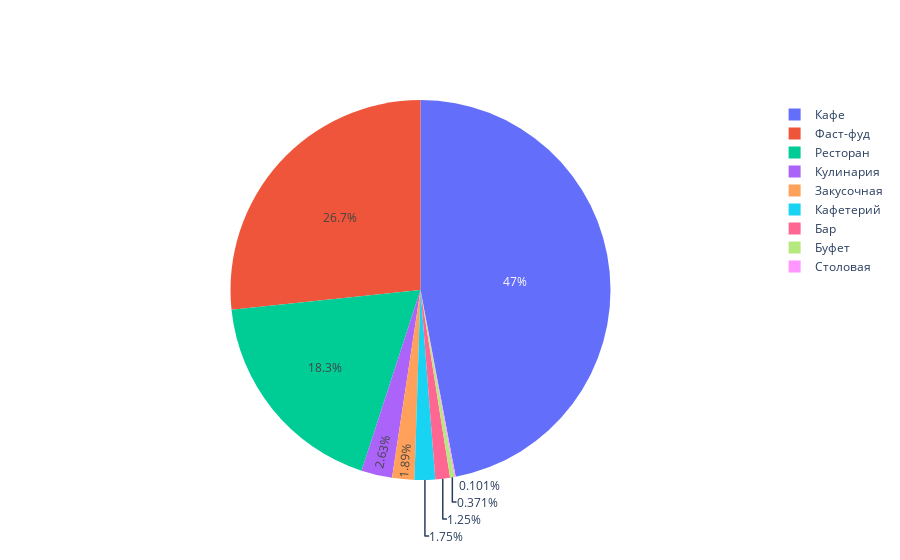

Notebook code for this chart:
### Code cell
# словарь соответствия:
names_dict = dict(zip(sum_chain.index, ['Кафе', 'Фаст-фуд', 'Ресторан', 'Кулинария', 'Закусочная', 'Кафетерий', 'Бар', 'Буфет', 'Столовая']))

name_rest2 = ['Кафе', 'Фаст-фуд', 'Ресторан', 'Кулинария', 'Закусочная', 'Кафетерий', 'Бар', 'Буфет', 'Столовая']

fig2 = go.Figure(data=[go.Pie(labels=name_rest2, values=sum_chain)])
fig2.show()

### Figure 1 — Plotly figure (JSON) as saved in the notebook; plotly's stock layout.template omitted (floating-point values rounded to 4 significant figures)
{"data": [{"labels": ["Кафе", "Фаст-фуд", "Ресторан", "Кулинария", "Закусочная", "Кафетерий", "Бар", "Буфет", "Столовая"], "type": "pie", "values": [1396, 791, 544, 78, 56, 52, 37, 11, 3]}], "layout": {}}
